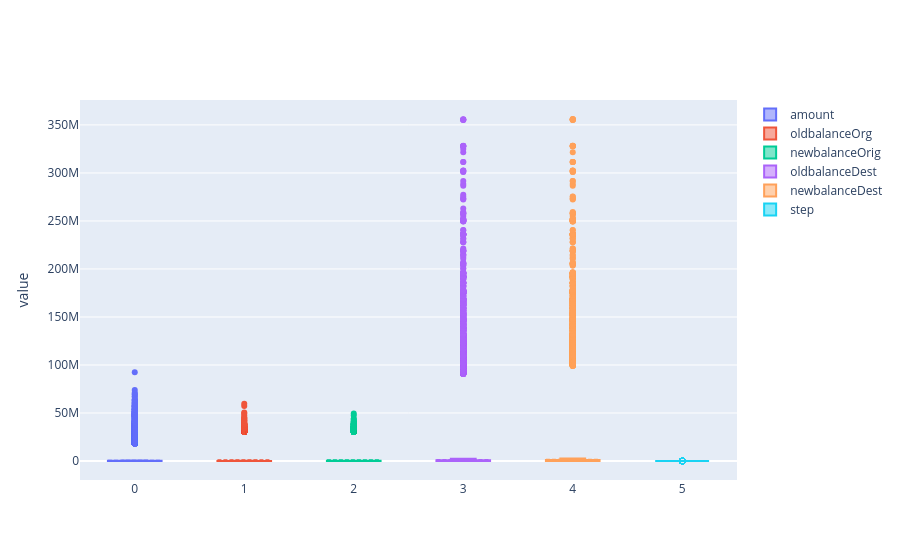

Notebook code cell kept with this figure:
### Markdown cell above
<a class="anchor" id="2">

## **7.5. Visualization**
</a>

### Code cell
# Box plots — PaySim
df_paysim.select("amount",
                "oldbalanceOrg",
                "newbalanceOrig",
                "oldbalanceDest",
                "newbalanceDest",
                "step").plot.box()

### Figure 1 — Plotly figure (JSON) as saved in the notebook; plotly's stock layout.template omitted (floating-point values rounded to 4 significant figures; data arrays with more than 128 entries replaced by an {"elided": "..."} marker saying what was removed)
{"data": [{"boxpoints": "suspectedoutliers", "lowerfence": [0], "mean": [179900.0], "median": [72980.0], "name": "amount", "notched": false, "q1": [13320.0], "q3": [206600.0], "type": "box", "upperfence": [496600.0], "x": [0], "y": {"elided": "1x1001 float values"}}, {"boxpoints": "suspectedoutliers", "lowerfence": [0], "mean": [833900.0], "median": [13756], "name": "oldbalanceOrg", "notched": false, "q1": [0], "q3": [103848], "type": "box", "upperfence": [259620], "x": [1], "y": {"elided": "1x1001 float values"}}, {"boxpoints": "suspectedoutliers", "lowerfence": [0], "mean": [855100.0], "median": [0], "name": "newbalanceOrig", "notched": false, "q1": [0], "q3": [137600.0], "type": "box", "upperfence": [343900.0], "x": [2], "y": {"elided": "1x1001 float values"}}, {"boxpoints": "suspectedoutliers", "lowerfence": [0], "mean": [1101000.0], "median": [135000.0], "name": "oldbalanceDest", "notched": false, "q1": [0], "q3": [907500.0], "type": "box", "upperfence": [2269000.0], "x": [3], "y": {"elided": "1x1001 float values"}}, {"boxpoints": "suspectedoutliers", "lowerfence": [0], "mean": [1225000.0], "median": [206900.0], "name": "newbalanceDest", "notched": false, "q1": [0], "q3": [1079000.0], "type": "box", "upperfence": [2697000.0], "x": [4], "y": {"elided": "1x1001 float values"}}, {"boxpoints": "suspectedoutliers", "lowerfence": [1], "mean": [243.4], "median": [237], "name": "step", "notched": false, "q1": [154], "q3": [332], "type": "box", "upperfence": [599], "x": [5], "y": {"elided": "1x1001 int values"}}], "layout": {"yaxis": {"title": {"text": "value"}}}}
